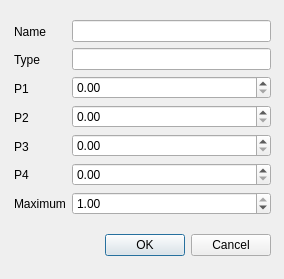
<?xml version="1.0" encoding="UTF-8"?>
<ui version="4.0">
 <class>inMFsDialog</class>
 <widget class="QDialog" name="inMFsDialog">
  <property name="geometry">
   <rect>
    <x>0</x>
    <y>0</y>
    <width>284</width>
    <height>279</height>
   </rect>
  </property>
  <property name="windowTitle">
   <string>Dialog</string>
  </property>
  <widget class="QWidget" name="layoutWidget">
   <property name="geometry">
    <rect>
     <x>14</x>
     <y>7</y>
     <width>257</width>
     <height>264</height>
    </rect>
   </property>
   <layout class="QVBoxLayout" name="verticalLayout_3">
    <item>
     <layout class="QHBoxLayout" name="horizontalLayout">
      <item>
       <layout class="QVBoxLayout" name="verticalLayout">
        <item>
         <widget class="QLabel" name="label">
          <property name="text">
           <string>Name</string>
          </property>
         </widget>
        </item>
        <item>
         <widget class="QLabel" name="label_7">
          <property name="text">
           <string>Type</string>
          </property>
         </widget>
        </item>
        <item>
         <widget class="QLabel" name="label_2">
          <property name="text">
           <string>P1</string>
          </property>
         </widget>
        </item>
        <item>
         <widget class="QLabel" name="label_3">
          <property name="text">
           <string>P2</string>
          </property>
         </widget>
        </item>
        <item>
         <widget class="QLabel" name="label_4">
          <property name="text">
           <string>P3</string>
          </property>
         </widget>
        </item>
        <item>
         <widget class="QLabel" name="label_5">
          <property name="text">
           <string>P4</string>
          </property>
         </widget>
        </item>
        <item>
         <widget class="QLabel" name="label_6">
          <property name="text">
           <string>Maximum</string>
          </property>
         </widget>
        </item>
       </layout>
      </item>
      <item>
       <layout class="QVBoxLayout" name="verticalLayout_2">
        <item>
         <widget class="QLineEdit" name="inMFname"/>
        </item>
        <item>
         <widget class="QLineEdit" name="inMFtype"/>
        </item>
        <item>
         <widget class="QDoubleSpinBox" name="inMFP1">
          <property name="maximum">
           <double>9999999.990000000223517</double>
          </property>
         </widget>
        </item>
        <item>
         <widget class="QDoubleSpinBox" name="inMFP2">
          <property name="maximum">
           <double>9999999.990000000223517</double>
          </property>
         </widget>
        </item>
        <item>
         <widget class="QDoubleSpinBox" name="inMFP3">
          <property name="maximum">
           <double>9999999.990000000223517</double>
          </property>
         </widget>
        </item>
        <item>
         <widget class="QDoubleSpinBox" name="inMFP4">
          <property name="maximum">
           <double>9999999.990000000223517</double>
          </property>
         </widget>
        </item>
        <item>
         <widget class="QDoubleSpinBox" name="inMFmax">
          <property name="maximum">
           <double>1.000000000000000</double>
          </property>
          <property name="singleStep">
           <double>0.100000000000000</double>
          </property>
          <property name="value">
           <double>1.000000000000000</double>
          </property>
         </widget>
        </item>
       </layout>
      </item>
     </layout>
    </item>
    <item>
     <widget class="QDialogButtonBox" name="buttonBox">
      <property name="standardButtons">
       <set>QDialogButtonBox::Cancel|QDialogButtonBox::Ok</set>
      </property>
     </widget>
    </item>
   </layout>
  </widget>
 </widget>
 <resources/>
 <connections/>
</ui>
